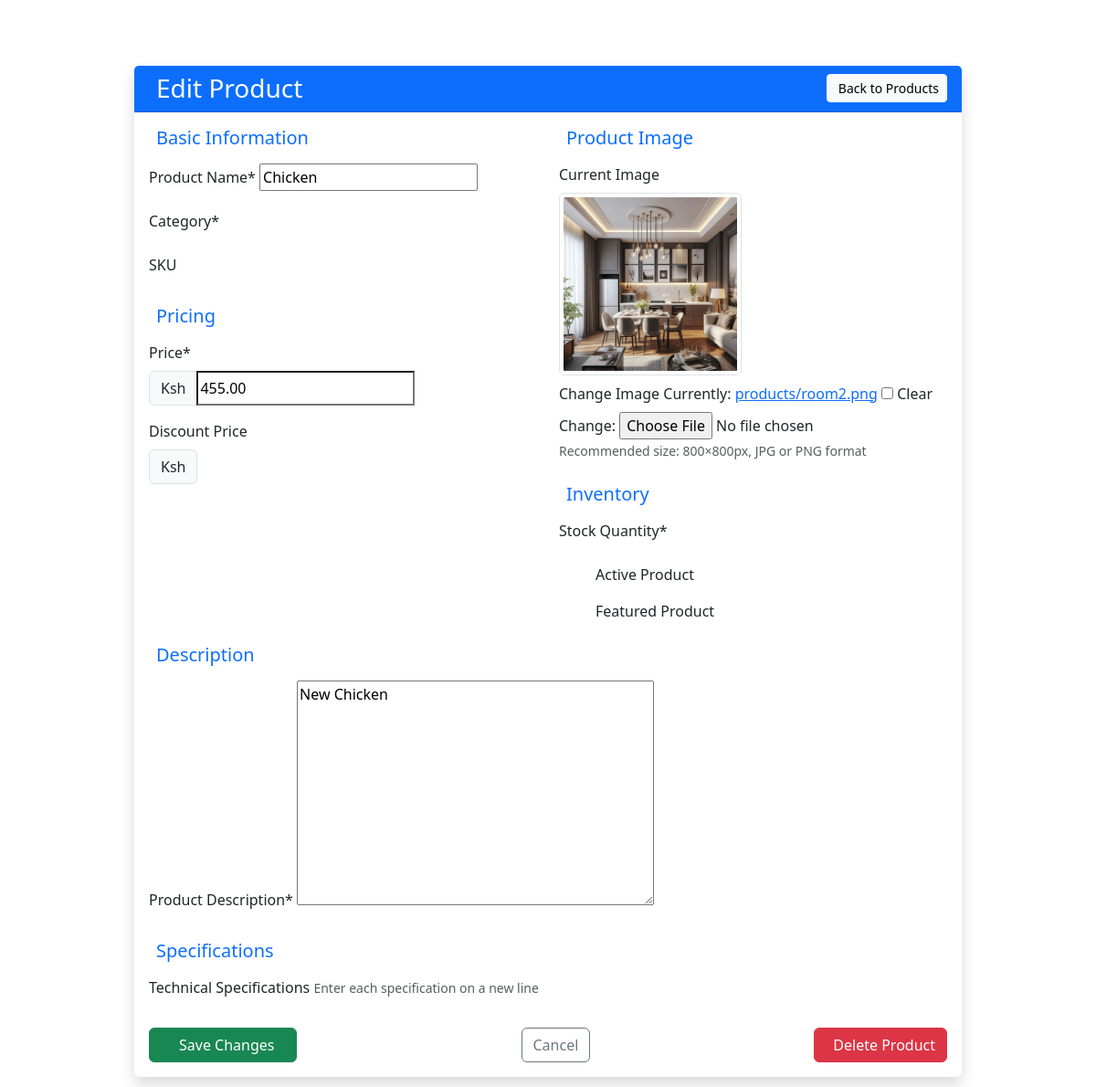
Page /custom-admin/products/2/edit/ (signed in) on the committed database.
### core/models.py (models this page shows, shortened)
class Product(models.Model):
    name = models.CharField(max_length=255)
    description = models.TextField(blank=True, null=True)
    price = models.DecimalField(max_digits=10, decimal_places=2)
    discount_price = models.DecimalField(max_digits=10, decimal_places=2, blank=True, null=True)
    stock = models.PositiveIntegerField(default=0)
    category = models.CharField(max_length=100, blank=True, null=True)
    is_featured = models.BooleanField(default=False)
    is_active = models.BooleanField(default=True)
    image = models.ImageField(upload_to='products/', blank=True, null=True)
    created_at = models.DateTimeField(auto_now_add=True)

### core/views.py (the view)
# urls.py: path('custom-admin/products/<int:pk>/edit/', views.edit_product, name='edit_product'),
@login_required(login_url='/')
def edit_product(request, pk):
    product = get_object_or_404(Product, pk=pk)
    if request.method == 'POST':
        form = ProductForm(request.POST, request.FILES, instance=product)
        if form.is_valid():
            form.save()
            messages.success(request, "Product updated successfully.")
            return redirect('product_list')
    else:
        form = ProductForm(instance=product)
    return render(request, 'edit_product.html', {'form': form, 'product': product})

### core/forms.py
class ProductForm(forms.ModelForm):
    class Meta:
        model = Product
        fields = ['name', 'description', 'price', 'image']

### core/templates/edit_product.html (shortened to what this page needs)
{% extends "base.html" %}
{% load static %}
{% block content %}
<div class="container py-5">
  <div class="row justify-content-center">
    <div class="col-lg-10">
      <div class="card border-0 shadow">
        <div class="card-header bg-primary text-white">
          <div class="d-flex justify-content-between align-items-center">
            <h3 class="mb-0">Edit Product</h3>
            <a href="{% url 'product_list' %}" class="btn btn-light btn-sm">
               Back to Products
            </a>
          </div>
        </div>
        <div class="card-body">
          <form method="POST" enctype="multipart/form-data" class="needs-validation" novalidate>
            <div class="row">
              <div class="col-md-6">
                <div class="mb-4">
                  <h5 class="text-primary mb-3">Basic Information</h5>
                  <div class="form-group mb-3">
                    <label for="{{ form.name.id_for_label }}" class="form-label">Product Name*</label>
                    {{ form.name }}
                  </div>
                  <div class="form-group mb-3">
                    <label for="{{ form.category.id_for_label }}" class="form-label">Category*</label>
                  </div>
                  <div class="form-group mb-3">
                    <label for="{{ form.sku.id_for_label }}" class="form-label">SKU</label>
                  </div>
                </div>
                <div class="mb-4">
                  <h5 class="text-primary mb-3">Pricing</h5>
                  <div class="form-group mb-3">
                    <label for="{{ form.price.id_for_label }}" class="form-label">Price*</label>
                    <div class="input-group">
                      <span class="input-group-text">Ksh</span>
                      {{ form.price }}
                    </div>
                  </div>
                  <div class="form-group mb-3">
                    <label for="{{ form.discount_price.id_for_label }}" class="form-label">Discount Price</label>
                    <div class="input-group">
                      <span class="input-group-text">Ksh</span>
                    </div>
                  </div>
                </div>
              </div>
              <div class="col-md-6">
                <div class="mb-4">
                  <h5 class="text-primary mb-3">Product Image</h5>
                  <div class="form-group mb-3">
                    <label class="form-label">Current Image</label>
                    <div class="mb-2">
                      {% if product.image %}
                        <img src="{{ product.image.url }}" alt="Current product image" class="img-thumbnail" style="max-height: 200px;">
                      {% else %}
                        <div class="text-muted">No image available</div>
                      {% endif %}
                    </div>
                    <label for="{{ form.image.id_for_label }}" class="form-label">Change Image</label>
                    {{ form.image }}
                    <small class="form-text text-muted">Recommended size: 800×800px, JPG or PNG format</small>
                  </div>
                </div>
                <div class="mb-4">
                  <h5 class="text-primary mb-3">Inventory</h5>
                  <div class="form-group mb-3">
                    <label for="{{ form.stock.id_for_label }}" class="form-label">Stock Quantity*</label>
                  </div>
                  <div class="form-check form-switch mb-3">
                    <label class="form-check-label" for="{{ form.is_active.id_for_label }}">Active Product</label>
                  </div>
                  <div class="form-check form-switch mb-3">
                    <label class="form-check-label" for="{{ form.is_featured.id_for_label }}">Featured Product</label>
                  </div>
                </div>
              </div>
            </div>
            <div class="mb-4">
              <h5 class="text-primary mb-3">Description</h5>
              <div class="form-group mb-3">
                <label for="{{ form.description.id_for_label }}" class="form-label">Product Description*</label>
                {{ form.description }}
              </div>
            </div>
            <div class="mb-4">
              <h5 class="text-primary mb-3">Specifications</h5>
              <div class="form-group mb-3">
                <label for="{{ form.specifications.id_for_label }}" class="form-label">Technical Specifications</label>
                <small class="form-text text-muted">Enter each specification on a new line</small>
              </div>
            </div>
            <div class="d-flex justify-content-between mt-4">
              <button type="submit" class="btn btn-success px-4">
                Save Changes
              </button>
              <a href="{% url 'product_list' %}" class="btn btn-outline-secondary">
                Cancel
              </a>
              <button type="button" class="btn btn-danger" data-bs-toggle="modal" data-bs-target="#deleteModal">
                Delete Product
              </button>
            </div>
          </form>
        </div>
      </div>
    </div>
  </div>
</div>
{% endblock %}

### rows in the picture
Product: name "Chicken", price "455.00", image (picture), description "New Chicken"
